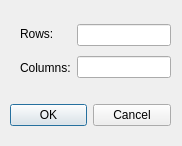
<?xml version="1.0" encoding="UTF-8"?>
<ui version="4.0">
 <class>Dialog</class>
 <widget class="QDialog" name="Dialog">
  <property name="geometry">
   <rect>
    <x>0</x>
    <y>0</y>
    <width>182</width>
    <height>146</height>
   </rect>
  </property>
  <property name="windowTitle">
   <string>Insert Table</string>
  </property>
  <widget class="QDialogButtonBox" name="buttonBox">
   <property name="geometry">
    <rect>
     <x>10</x>
     <y>100</y>
     <width>161</width>
     <height>31</height>
    </rect>
   </property>
   <property name="orientation">
    <enum>Qt::Horizontal</enum>
   </property>
   <property name="standardButtons">
    <set>QDialogButtonBox::Cancel|QDialogButtonBox::Ok</set>
   </property>
  </widget>
  <widget class="QWidget" name="layoutWidget">
   <property name="geometry">
    <rect>
     <x>20</x>
     <y>20</y>
     <width>151</width>
     <height>62</height>
    </rect>
   </property>
   <layout class="QHBoxLayout" name="horizontalLayout">
    <item>
     <layout class="QVBoxLayout" name="verticalLayout_2">
      <item>
       <widget class="QLabel" name="label">
        <property name="text">
         <string>Rows:</string>
        </property>
       </widget>
      </item>
      <item>
       <widget class="QLabel" name="label_2">
        <property name="text">
         <string>Columns:</string>
        </property>
       </widget>
      </item>
     </layout>
    </item>
    <item>
     <layout class="QVBoxLayout" name="verticalLayout">
      <item>
       <widget class="QLineEdit" name="rows"/>
      </item>
      <item>
       <widget class="QLineEdit" name="cols"/>
      </item>
     </layout>
    </item>
   </layout>
  </widget>
 </widget>
 <resources/>
 <connections>
  <connection>
   <sender>buttonBox</sender>
   <signal>accepted()</signal>
   <receiver>Dialog</receiver>
   <slot>accept()</slot>
   <hints>
    <hint type="sourcelabel">
     <x>248</x>
     <y>254</y>
    </hint>
    <hint type="destinationlabel">
     <x>157</x>
     <y>274</y>
    </hint>
   </hints>
  </connection>
  <connection>
   <sender>buttonBox</sender>
   <signal>rejected()</signal>
   <receiver>Dialog</receiver>
   <slot>reject()</slot>
   <hints>
    <hint type="sourcelabel">
     <x>316</x>
     <y>260</y>
    </hint>
    <hint type="destinationlabel">
     <x>286</x>
     <y>274</y>
    </hint>
   </hints>
  </connection>
 </connections>
</ui>
